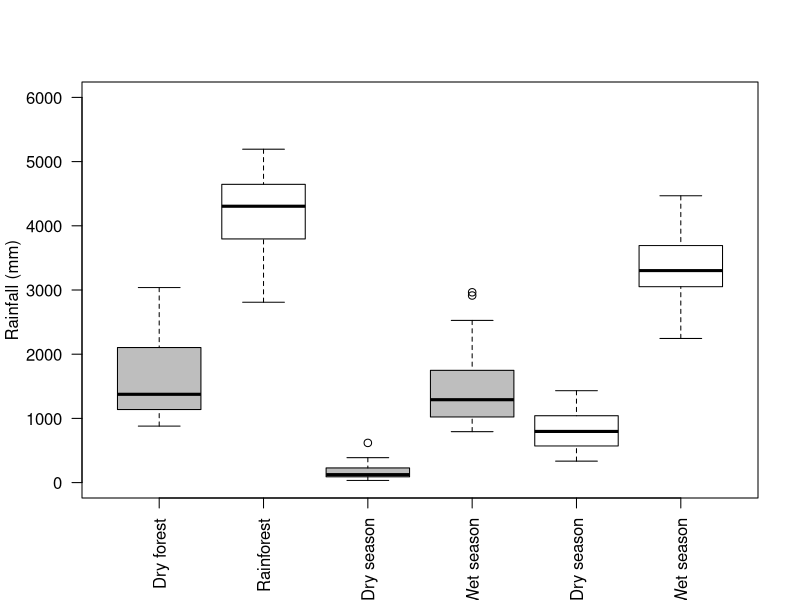
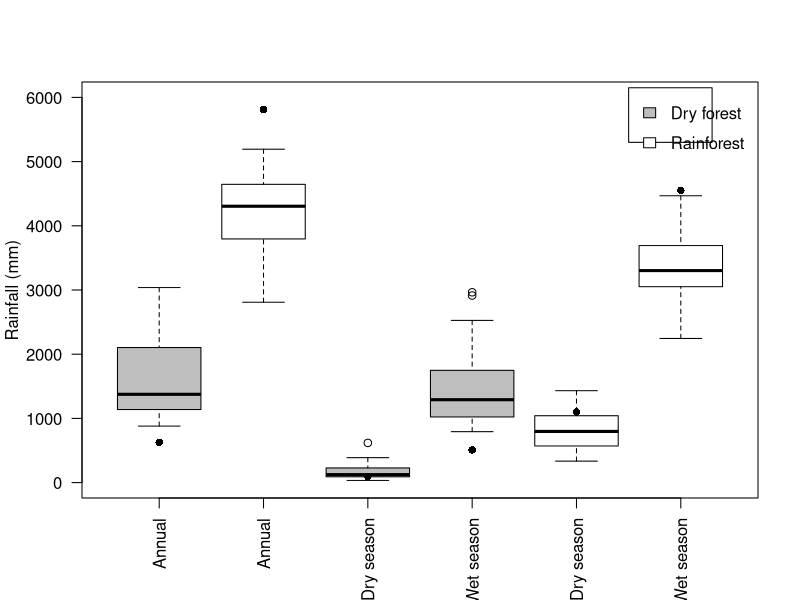

Source code (R) for these figures, in order:
rainfallACG<-c(1431.0, 1305.9, 1088.6, 2558.3, 1346.2, 1116.2, 880.1, 1020.2,
               1325.1, 1120.1, 2103.7, 2260.6, 959.5, 1986.3, 1837.1, 1138.0, 1655.2, 1563.7,
               1404.3, 1328.1, 3031.2, 1247.0, 3038.1, 2984.8, 1242.1, 2819.3, 2568.2, 1258.0,
               1591.8, 1114.9)


rainfallLaSelva<-c(4590.4, 3670.8, 3926.8, 4092.9, 4898.5, 4256.9, 4524.9,
                   5011.0, 4860.8, 5121.4, 4852.6, 3548.7, 3572.6, 3128.8, 3917.0, 3391.5, 4133.2,
                   3673.5, 4462.7, 4537.4, 3843.1, 3637.7, 4221.5, 2809.3, 4241.9, 4810.9, 3863.8,
                   4322.0, 4701.5, 5189.4, 5144.2, 4315.9, 5193.0, 4224.9, 4532.1, 3747.5, 4319.5,
                   4521.4, 4732.4, 4304.9, 3555.1, 3159.4, 4549.4)


drylaselva<-c(1073.9, 1141.6, 577.2, 835.2, 654.9, 796.0, 610.9, 830.6, 1416.9, 740.1, 1431.3, 384.9, 590.4, 701.4, 472.1, 743.2, 543.7, 914.3, 782.3, 907.7, 516.1, 606.1, 473.3, 334.1, 564.3, 950.0, 816.2, 395.8, 1009.5, 1430.6, 848.4, 800.7, 797.9, 1234.9, 1215.2, 1293.6, 820.8, 737.4, 1383.7, 1372.9, 1222.7, 544.0, 556.3, 480.85)
wetlaselva<-c(2647.9, 3448.9, 3093.6, 3091.7, 3437.9, 4102.6, 3646.0, 3694.4, 3594.0, 4120.8, 3690.1, 4467.7, 2958.3, 2871.2, 2656.7, 3173.8, 2847.8, 3218.9, 2891.2, 3555.0, 4021.3, 3237.0, 3164.4, 3887.4, 2245.0, 3291.9, 3994.7, 3468.0, 3312.4, 3270.9, 4341.0, 4343.6, 3518.1, 3958.1, 3009.6, 3238.4, 2926.7, 3582.1, 3137.7, 3359.5, 3098.2, 3011.1, 2603.1, 4068.55)


dryguanacaste<-c(254.5, 192.5, 97.2, 113.6, 72.7, 148.8, 61.4, 34.5, 99.5, 124.4, 245.3, 38.66, 83.72, 33.79, 326.64, 103.64, 357.63, 235.7, 262.6, 147.0, 119.63, 618.3, 79.1, 178.8, 200.0, 66.35, 221.0, 123.9, 137.7, 388.0, 293.1, 124.1, 84.3, 95.3, 132.8)
wetguanacaste<-c(1453.8, 2047.1, 1724.0, 801.7, 1649.2, 1282.2, 1244.5, 1054.1, 2458.8, 1221.8, 870.9, 841.44, 936.52, 1291.32, 793.49, 2000.1, 1924.93, 856.16, 1723.7, 1664.6, 1018.4, 1036.72, 1484.6, 1225.5, 1128.1, 2964.4, 1026.0, 2914.2, 1546.7, 854.1, 2526.2, 2444.2, 1773.7, 1496.5, 980.1)


boxplot(rainfallACG, rainfallLaSelva, dryguanacaste, wetguanacaste, drylaselva, wetlaselva, ylim=c(0, 6000), las = 2, ylab ="Rainfall (mm)", col=c("grey", "white", "grey", "grey", "white", "white"), names=c("Dry forest", "Rainforest", "Dry season", "Wet season", "Dry season", "Wet season"))

boxplot(rainfallACG, rainfallLaSelva, dryguanacaste, wetguanacaste, drylaselva, wetlaselva, at =c(1, 2, 3, 4, 5, 6), ylim=c(0, 6000), las = 2, ylab ="Rainfall (mm)", col=c("grey", "white", "grey", "grey", "white", "white"), names=c("Annual", "Annual", "Dry season", "Wet season", "Dry season", "Wet season"))
points(1, 627.0, pch=16, col="black")
points(2, 5813.7, pch=16, col="black")
points(3, 94.12, pch=16, col="black")
points(4, 508.35, pch=16, col="black")
points(5, 1098.9, pch=16, col="black")
points(6, 4551.0, pch=16, col="black")

legend(x=c(5.5, 6.3), y=c(6150, 5300),legend=c("Dry forest","Rainforest"), fill=c("grey", "white"), y.intersp=1.5)


rainfallElNinoGuanacaste<-627.0
rainfallElNinoLaSelva<-5813.7
dryelninolaselva<-1098.9
wetelninolaselva<-4551.0
dryelninoguanacaste<-94.12
wetelninoguanacaste<-508.35



?boxplot


